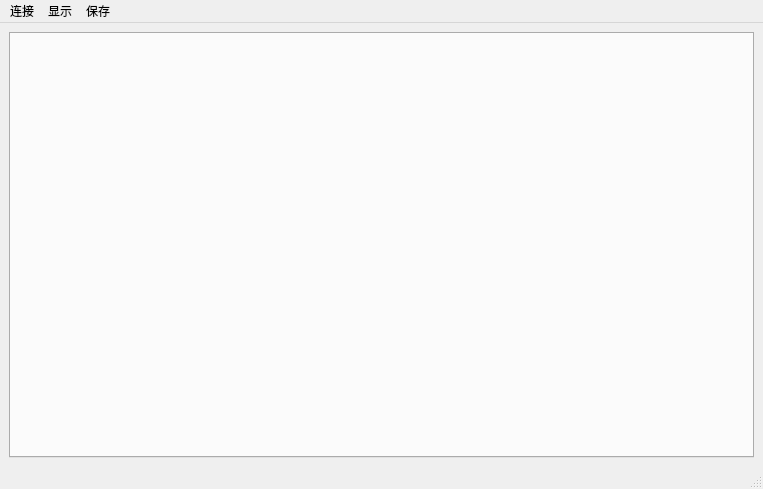
<?xml version="1.0" encoding="UTF-8"?>
<ui version="4.0">
 <class>MainWindow</class>
 <widget class="QMainWindow" name="MainWindow">
  <property name="geometry">
   <rect>
    <x>0</x>
    <y>0</y>
    <width>763</width>
    <height>489</height>
   </rect>
  </property>
  <property name="windowTitle">
   <string>Watcher</string>
  </property>
  <widget class="QWidget" name="centralwidget">
   <layout class="QGridLayout" name="gridLayout">
    <item row="0" column="0">
     <widget class="QTabWidget" name="tabWidget">
      <property name="currentIndex">
       <number>-1</number>
      </property>
     </widget>
    </item>
   </layout>
  </widget>
  <widget class="QMenuBar" name="menubar">
   <property name="geometry">
    <rect>
     <x>0</x>
     <y>0</y>
     <width>763</width>
     <height>23</height>
    </rect>
   </property>
   <widget class="QMenu" name="menu_connect">
    <property name="title">
     <string>连接</string>
    </property>
    <addaction name="actionNew"/>
    <addaction name="separator"/>
   </widget>
   <widget class="QMenu" name="menu_show">
    <property name="title">
     <string>显示</string>
    </property>
   </widget>
   <widget class="QMenu" name="menu_save">
    <property name="title">
     <string>保存</string>
    </property>
   </widget>
   <addaction name="menu_connect"/>
   <addaction name="menu_show"/>
   <addaction name="menu_save"/>
  </widget>
  <widget class="QStatusBar" name="statusbar"/>
  <action name="actionNew">
   <property name="text">
    <string>New Connect</string>
   </property>
  </action>
  <action name="actionClose">
   <property name="text">
    <string>Close</string>
   </property>
  </action>
  <action name="actionImu">
   <property name="checkable">
    <bool>true</bool>
   </property>
   <property name="enabled">
    <bool>true</bool>
   </property>
   <property name="text">
    <string>Imu</string>
   </property>
  </action>
  <action name="actionInclinometer">
   <property name="checkable">
    <bool>true</bool>
   </property>
   <property name="checked">
    <bool>true</bool>
   </property>
   <property name="text">
    <string>Inclinometer</string>
   </property>
  </action>
 </widget>
 <resources/>
 <connections>
  <connection>
   <sender>actionNew</sender>
   <signal>triggered()</signal>
   <receiver>MainWindow</receiver>
   <slot>OpenSerial()</slot>
   <hints>
    <hint type="sourcelabel">
     <x>-1</x>
     <y>-1</y>
    </hint>
    <hint type="destinationlabel">
     <x>223</x>
     <y>203</y>
    </hint>
   </hints>
  </connection>
 </connections>
 <slots>
  <slot>OpenSerial()</slot>
  <slot>SetWorkmodel_Inclinometer(bool)</slot>
  <slot>SetWorkmodel_Imu(bool)</slot>
 </slots>
</ui>
